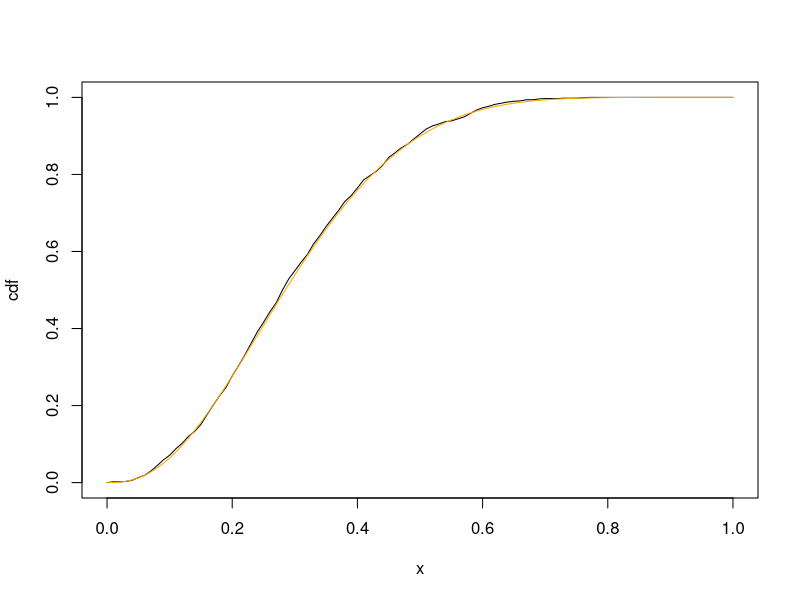

Write R code to recreate this figure.
## ---- chunk 1
n <- 1000 # desired sample size
c <- 2.7
x <- rep(NA, n)
k <- 0 # number of acceptances

while(k < n){
  y <- runif(1)
  u <- runif(1)
  if(u < dbeta(y, 2.7, 6.3)/c){
    k <- k + 1
    x[k] <- y
  }
}
## ---- chunk 2
gridpts <- seq(0, 1, 0.01)

plot(gridpts, ecdf(x)(gridpts), type="l", xlab="x", ylab="cdf")
lines(gridpts, pbeta(gridpts, 2.7, 6.3), type="l", col="orange")
